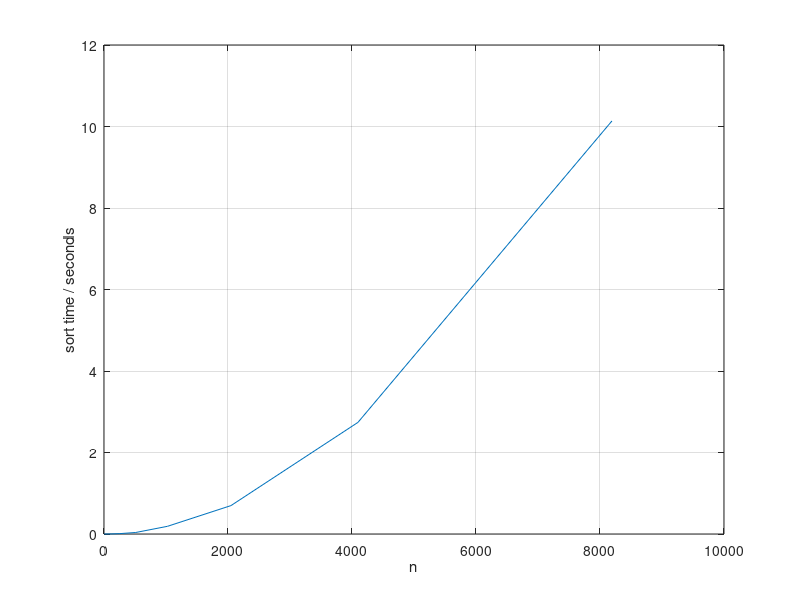
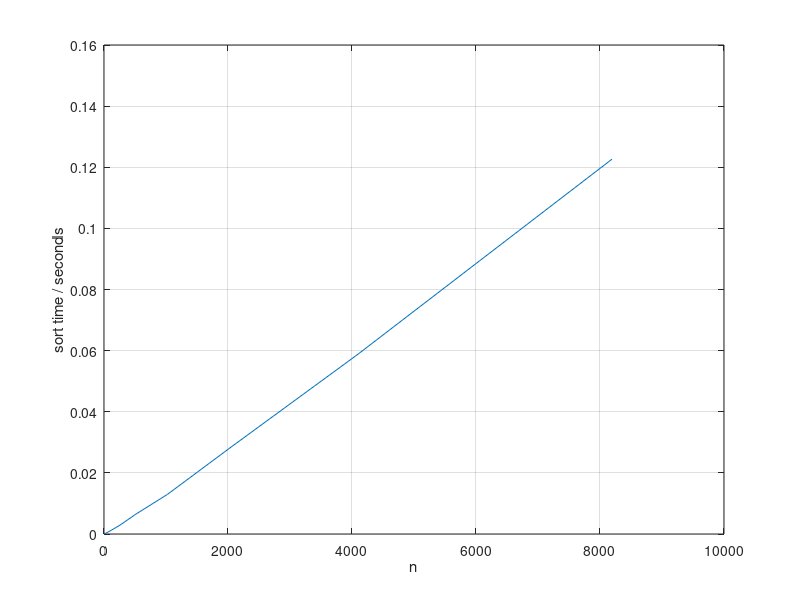
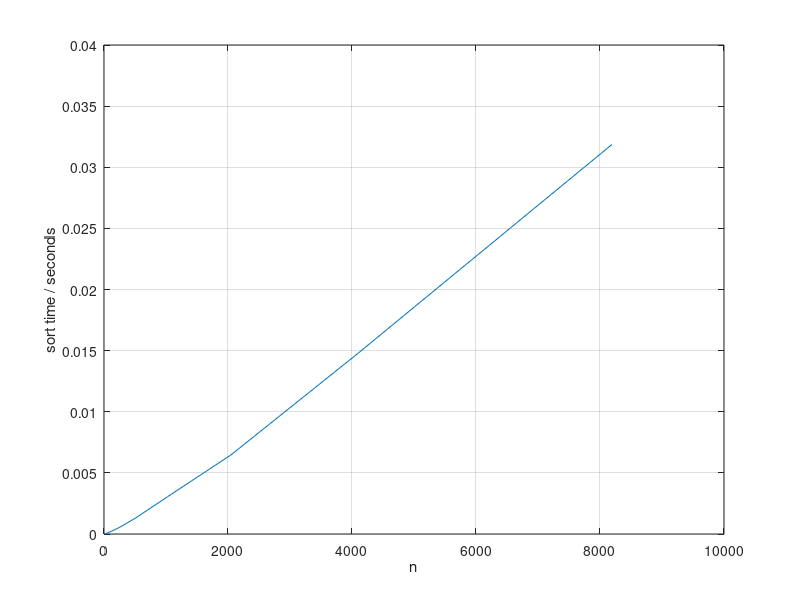
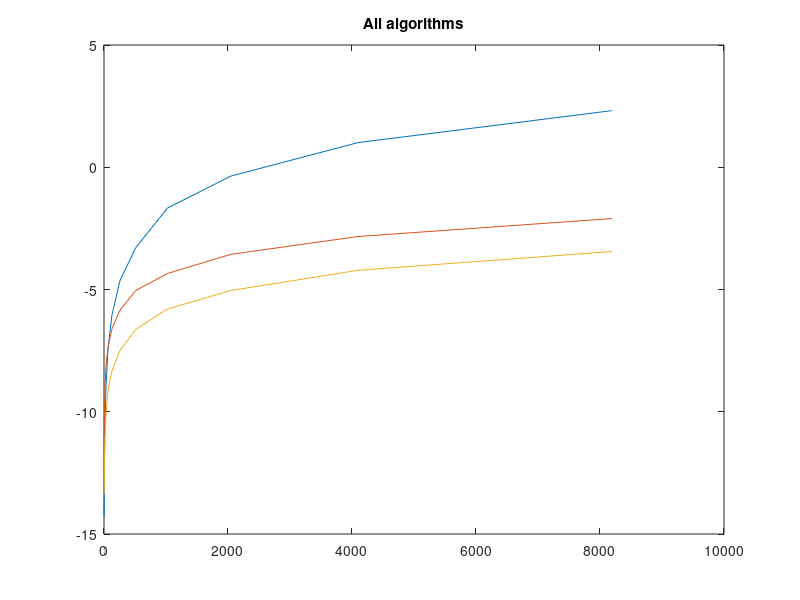

Source code (MATLAB) for these figures, in order: (Note: this script raises an error after producing the figures.)

% Plots for sorting algorithms

bubble_sort = importdata("Bubble_sort_time.txt");
quick_sort = importdata("Quick_sort_time.txt");
heap_sort = importdata("Heap_sort_time.txt");

% Log plot for Bubblesort
figure(1)
plot(bubble_sort(:,1),bubble_sort(:,2)*10^-3)
xlabel("n")
ylabel("sort time / seconds")
grid on
%title("Bubblesort Algorithm")

% Log plot for Quicksort
figure(2)
plot(quick_sort(:,1),quick_sort(:,2)*10^-3)
xlabel("n")
ylabel("sort time / seconds")
grid on
%title("Quicksort Algorithm")

% Log plot for Heapsort
figure(3)
plot(heap_sort(:,1),heap_sort(:,2)*10^-3)
xlabel("n")
ylabel("sort time / seconds")
grid on
%title("Heapsort Algorithm")

% All algorithms
figure(4)
plot(bubble_sort(:,1),log(bubble_sort(:,2)*10^-3),quick_sort(:,1),log(quick_sort(:,2)*10^-3),heap_sort(:,1),log(heap_sort(:,2)*10^-3))
title("All algorithms")
legend("Bubblesort","Quicksort","Heapsort","Location", "North West")
xlabel("n")
ylabel("log(sort time)")
grid on

% All algorithms
figure(5)
plot(bubble_sort(:,1),bubble_sort(:,2)*10^-3,quick_sort(:,1),quick_sort(:,2)*10^-3,heap_sort(:,1),heap_sort(:,2)*10^-3)
title("All algorithms")
legend("Bubblesort","Quicksort","Heapsort","Location", "North West")
xlabel("n")
ylabel("sort time /seconds")
grid on

quicksort_ratio = [];
heapsort_ratio = [];
nlogn = [];
for i=2:length(quick_sort(:,2))
    nlogn = [nlogn;2*log(2)/log(quick_sort(i,1)) + 2 ];
    quicksort_ratio = [quicksort_ratio;quick_sort(i,2)/quick_sort(i-1,2)];
    heapsort_ratio = [heapsort_ratio;heap_sort(i,2)/heap_sort(i-1,2)];
end
figure(6)
x = 1:length(nlogn);
plot(x,quicksort_ratio,"--",x,nlogn,"-o")
grid on
legend("Factor calculated from quicksort data","Theoretical factor")

ylabel("Factor of increase in av. sort time")
figure(7)
plot(x,heapsort_ratio,"--",x,nlogn,"-o")
grid on
legend("Factor calculated from heapsort data","Theoretical factor","Location","SouthEast")
ylabel("Factor of increase in av. sort time")

figure(8)
plot(x,heapsort_ratio,"--",x,quicksort_ratio,"-.",x,nlogn,"-o")
legend("factor calculated from heapsort data","factor calculated from quicksort data","theoretical factor","Location","SouthEast")
grid on
ylabel("Factor of increase in av. sort time")

%%% Testing randomness of data
v = importdata("test_random.txt");
s_n = [];
vect = v(:,1);
for i=1:length(vect)
    x = vect(i);
    sum=0;
    for j=1:length(vect)
       if vect(j) <= x
           sum = sum + 1;
       end
    end
    s_n = [s_n; sum/length(vect)];
end
plot(s_n,".")
grid on
xlabel("vector entry")
ylabel("Proportion vector entries <= x value")














